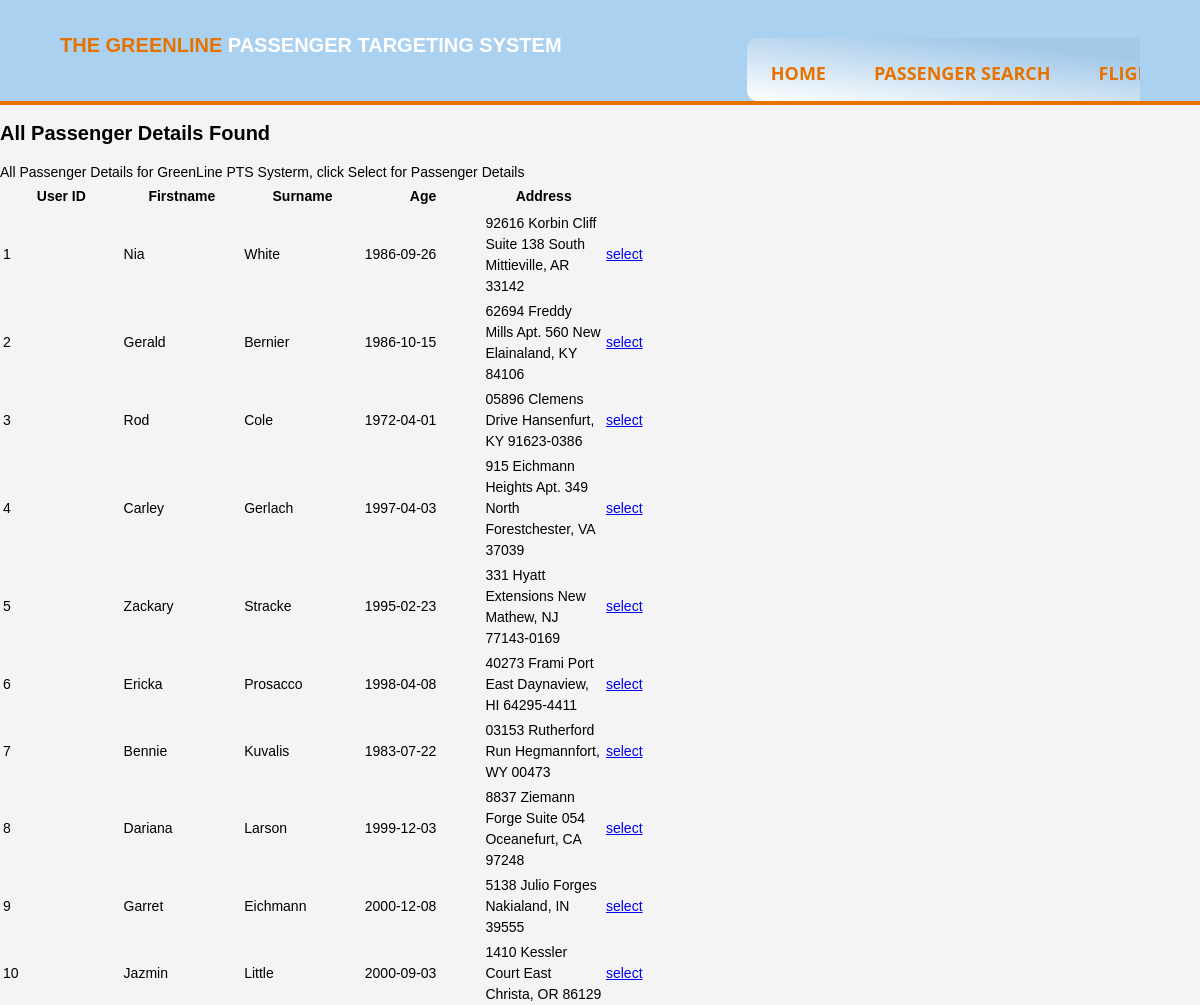
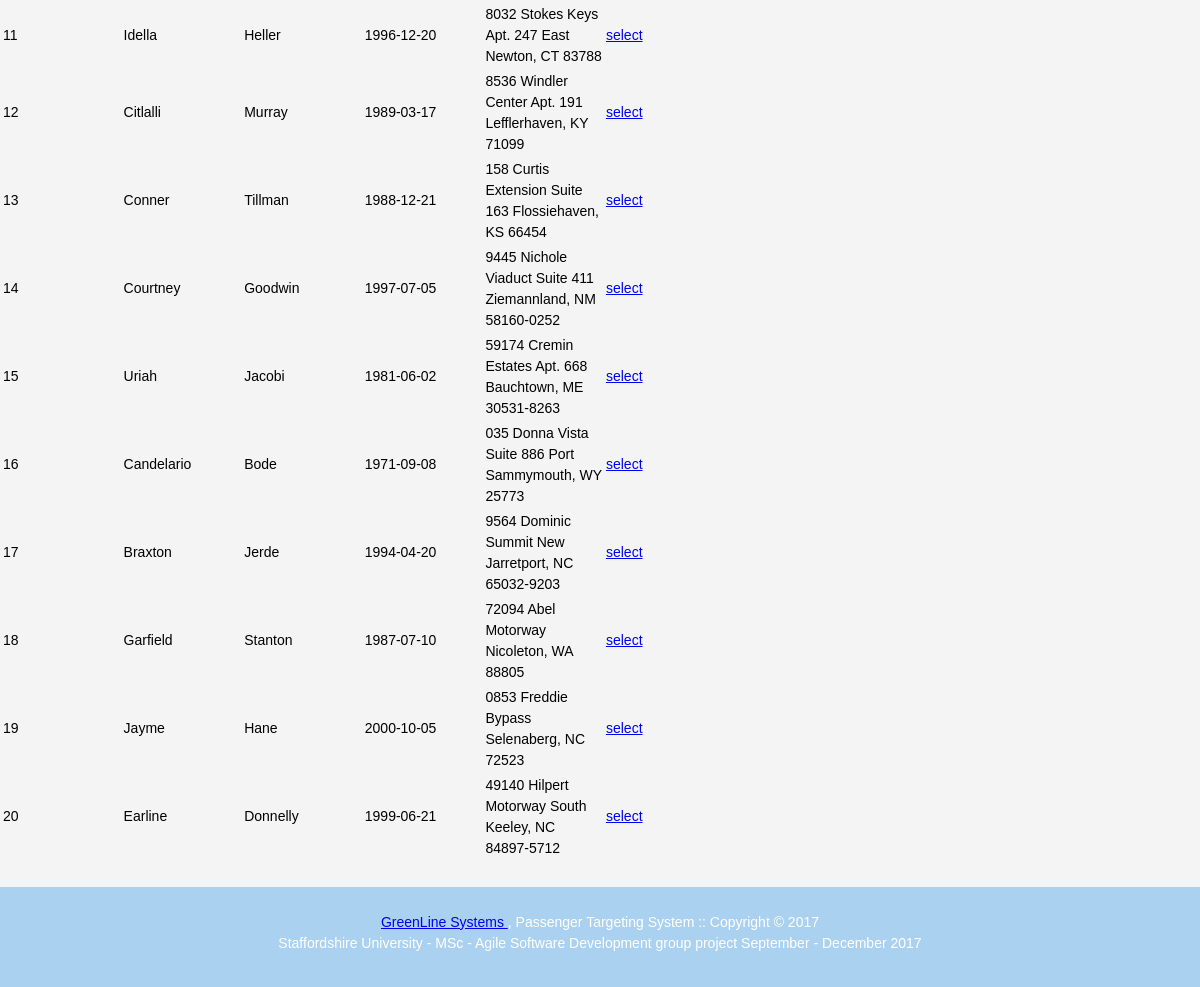
The page /siteCode/ListOfAllPassengers.php on the database its author committed (2 pictures, top to bottom).
### tables this page shows
CREATE TABLE PASSENGER_DETAIL(
	PASSENGER_ID BIGINT UNSIGNED AUTO_INCREMENT PRIMARY KEY,
    FIRSTNAME VARCHAR(40) NOT NULL,
    SURNAME VARCHAR(40) NOT NULL,
    DOB DATE NOT NULL,
    ADDRESS TEXT NOT NULL
);

### siteCode/ListOfAllPassengers.php (the view, shortened to what this page needs)
<?php
$query="SELECT * FROM PASSENGER_DETAIL";
$result=mysqli_query($link,$query);
?>
<!DOCTYPE html>
<html>
     <head>
               <link rel="stylesheet" type="text/css" href= "css/HomePage.css">
    </head>
         <body>
           <header>
             <div class="container">
                 <div id="branding">
                     <h1><span class="highlight">The GreenLine</span> Passenger Targeting System </h1>
                </div>
                  <div class="wrapper">
                     <nav>
                        <ul>
                      <li><a href="HomePage.php">Home</a></li>
                      <li><a href="searchPassenger.php">Passenger Search</a></li>
                      <li><a href="searchFlights.php">Flight Search</a></li>
                   </ul>
                       </nav>
                   </div>
               </div>
            </header>
              <div class="wrapper">
       <h1>All Passenger Details Found</h1>
       <p>All Passenger Details for GreenLine PTS Systerm, click Select for Passenger Details</p>
               <table>
               <tr>
                        <th width="10%">User ID</th>
                        <th width="10%">Firstname</th>
                        <th width="10%">Surname </th>
                        <th width="10%">Age</th>
                        <th width="10%">Address</th>
						</tr>
                   <tr>
                     <?php
 				   	while ($row = mysqli_fetch_array($result,MYSQLI_NUM)){
 		$userid=$row[0];
 		$firstname=$row[1];
 		$surname=$row[2];
 		$age=$row[3];
 		$address=$row[4];
 		echo "<tr>";
 		echo "<td> {$userid} </td>";
 		echo "<td> {$firstname}</td>";
 		echo "<td> {$surname}</td>";
 		echo "<td> {$age} </td>";
 		echo "<td> {$address} </td>";
 		echo '<td><a href="PassengerDetails.php?id=',$userid,'">select</a></td>';
 		echo"</tr>";
 		}
 					?>
		</tr>
               </table>
        </div>
        <footer class="mainFooter">
            <p><a href="#" title="The GreenLine System" TheTheGreenLineSystem.com> GreenLine Systems </a>, Passenger Targeting System :: Copyright &copy; 2017</br>
            Staffordshire University - MSc - Agile Software Development group project September - December 2017 </p>
        </footer>
        </body>
</html>

### siteCode/css/HomePage.css (style rules this page uses)
html, body, div, h3, p, ul, li, img { margin: 0; padding: 0; }
h1 { color:#000000; font-size:20px; }
article, aside, figure, footer, header, hgroup, menu, nav, section { display: block; }
body { padding: 0; margin: 0; background-color: #f4f4f4; font-family: Arial, Helvetica, sans-serif; font-size: 14px; line-height: 1.5; }
.container { width: 90%; margin: auto; overflow: hidden; }
ul { margin: 0; padding: 0; }
header { background: #ABD1F0; color: #ffffff; padding-top: 30px; min-height: 70px; border-bottom: #e67300 4px solid; }
header a { color: #ffffff; text-decoration: none; text-transform: uppercase; font-size: 16px; }
header li { float: left; display: inline; padding-top: 0; padding-right: 10px; padding-bottom: 0; padding-left: 10px; }
header #branding { float: left; }
header #branding h1 { color: #ffffff; margin: 0; text-transform: uppercase; font-size: 20px; }
nav { float: right; margin-top: 3px; background-image: linear-gradient(to right top, #ffffff 0%, #a3c9e9 70%); max-width: 860px; mask-image: linear-gradient rgba(255, 255, 255, 0) 0%, #ffffff 25%, #ffffff 75%, rgba(255, 255, 255, 0) 100%; margin: 0 auto 0 0; padding: 0px 0; border: 0px solid #ffffff; border-radius: 10px; color: #e67300; font-weight: bold; margin-top: 8px; }
nav ul { text-align: center; background: linear-gradient(90deg, #ffffff 0%, #ffffff 25%, #ffffff 75%, rgba(255, 255, 255, 0) 100%); box-shadow: 0 0 25px rgba(0, 0, 0, 0.1), inset 0 0 1px rgba(255, 255, 255, 0.6); }
nav ul li { display: inline-block; border: 0px solid #ffffff; border-radius: 10px; }
nav ul li a { padding: 14px; font-family: "Open Sans"; text-transform:uppercase; color: #e67300 ; font-size: 18px; text-decoration: none; display: block; border: 0px solid #ffffff; border-radius: 10px; }
.highlight, header a { color: #e67300; font-weight: bold; margin-top: 8px; }
.wrapper { width: 1200px; margin: 0 auto; }
footer.mainFooter { padding: 25px; margin-top: 25px; color: #ffffff; background-color: #ABD1F0; text-align: center; height: 50px; }

### rows shown on the page
passenger_detail: PASSENGER_ID "1", FIRSTNAME "Nia", SURNAME "White", DOB "1986-09-26", ADDRESS "92616 Korbin Cliff Suite 138 South Mittieville, AR 33142"
passenger_detail: PASSENGER_ID "2", FIRSTNAME "Gerald", SURNAME "Bernier", DOB "1986-10-15", ADDRESS "62694 Freddy Mills Apt. 560 New Elainaland, KY 84106"
passenger_detail: PASSENGER_ID "3", FIRSTNAME "Rod", SURNAME "Cole", DOB "1972-04-01", ADDRESS "05896 Clemens Drive Hansenfurt, KY 91623-0386"
passenger_detail: PASSENGER_ID "4", FIRSTNAME "Carley", SURNAME "Gerlach", DOB "1997-04-03", ADDRESS "915 Eichmann Heights Apt. 349 North Forestchester, VA 37039"
passenger_detail: PASSENGER_ID "5", FIRSTNAME "Zackary", SURNAME "Stracke", DOB "1995-02-23", ADDRESS "331 Hyatt Extensions New Mathew, NJ 77143-0169"
passenger_detail: PASSENGER_ID "6", FIRSTNAME "Ericka", SURNAME "Prosacco", DOB "1998-04-08", ADDRESS "40273 Frami Port East Daynaview, HI 64295-4411"
passenger_detail: PASSENGER_ID "7", FIRSTNAME "Bennie", SURNAME "Kuvalis", DOB "1983-07-22", ADDRESS "03153 Rutherford Run Hegmannfort, WY 00473"
passenger_detail: PASSENGER_ID "8", FIRSTNAME "Dariana", SURNAME "Larson", DOB "1999-12-03", ADDRESS "8837 Ziemann Forge Suite 054 Oceanefurt, CA 97248"
passenger_detail: PASSENGER_ID "9", FIRSTNAME "Garret", SURNAME "Eichmann", DOB "2000-12-08", ADDRESS "5138 Julio Forges Nakialand, IN 39555"
passenger_detail: PASSENGER_ID "10", FIRSTNAME "Jazmin", SURNAME "Little", DOB "2000-09-03", ADDRESS "1410 Kessler Court East Christa, OR 86129"
passenger_detail: PASSENGER_ID "11", FIRSTNAME "Idella", SURNAME "Heller", DOB "1996-12-20", ADDRESS "8032 Stokes Keys Apt. 247 East Newton, CT 83788"
passenger_detail: PASSENGER_ID "12", FIRSTNAME "Citlalli", SURNAME "Murray", DOB "1989-03-17", ADDRESS "8536 Windler Center Apt. 191 Lefflerhaven, KY 71099"
passenger_detail: PASSENGER_ID "13", FIRSTNAME "Conner", SURNAME "Tillman", DOB "1988-12-21", ADDRESS "158 Curtis Extension Suite 163 Flossiehaven, KS 66454"
passenger_detail: PASSENGER_ID "14", FIRSTNAME "Courtney", SURNAME "Goodwin", DOB "1997-07-05", ADDRESS "9445 Nichole Viaduct Suite 411 Ziemannland, NM 58160-0252"
passenger_detail: PASSENGER_ID "15", FIRSTNAME "Uriah", SURNAME "Jacobi", DOB "1981-06-02", ADDRESS "59174 Cremin Estates Apt. 668 Bauchtown, ME 30531-8263"
passenger_detail: PASSENGER_ID "16", FIRSTNAME "Candelario", SURNAME "Bode", DOB "1971-09-08", ADDRESS "035 Donna Vista Suite 886 Port Sammymouth, WY 25773"
passenger_detail: PASSENGER_ID "17", FIRSTNAME "Braxton", SURNAME "Jerde", DOB "1994-04-20", ADDRESS "9564 Dominic Summit New Jarretport, NC 65032-9203"
passenger_detail: PASSENGER_ID "18", FIRSTNAME "Garfield", SURNAME "Stanton", DOB "1987-07-10", ADDRESS "72094 Abel Motorway Nicoleton, WA 88805"
passenger_detail: PASSENGER_ID "19", FIRSTNAME "Jayme", SURNAME "Hane", DOB "2000-10-05", ADDRESS "0853 Freddie Bypass Selenaberg, NC 72523"
passenger_detail: PASSENGER_ID "20", FIRSTNAME "Earline", SURNAME "Donnelly", DOB "1999-06-21", ADDRESS "49140 Hilpert Motorway South Keeley, NC 84897-5712"
